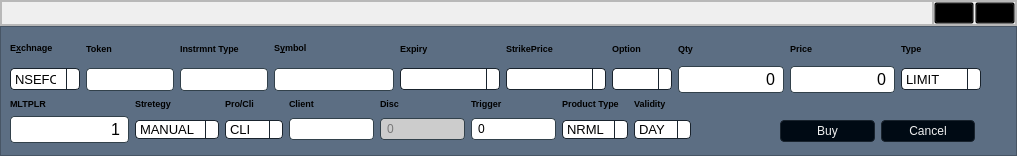
<?xml version="1.0" encoding="UTF-8"?>
<ui version="4.0">
 <class>MainWindow</class>
 <widget class="QMainWindow" name="MainWindow">
  <property name="geometry">
   <rect>
    <x>0</x>
    <y>0</y>
    <width>1017</width>
    <height>156</height>
   </rect>
  </property>
  <property name="tabletTracking">
   <bool>false</bool>
  </property>
  <property name="focusPolicy">
   <enum>Qt::TabFocus</enum>
  </property>
  <property name="windowTitle">
   <string>MainWindow</string>
  </property>
  <property name="styleSheet">
   <string notr="true"/>
  </property>
  <widget class="QWidget" name="centralwidget">
   <property name="styleSheet">
    <string notr="true"/>
   </property>
   <layout class="QGridLayout" name="gridLayout">
    <property name="leftMargin">
     <number>0</number>
    </property>
    <property name="topMargin">
     <number>0</number>
    </property>
    <property name="rightMargin">
     <number>0</number>
    </property>
    <property name="bottomMargin">
     <number>0</number>
    </property>
    <property name="spacing">
     <number>0</number>
    </property>
    <item row="1" column="1" colspan="2" alignment="Qt::AlignTop">
     <widget class="QFrame" name="headerFrame">
      <property name="frameShape">
       <enum>QFrame::StyledPanel</enum>
      </property>
      <property name="frameShadow">
       <enum>QFrame::Raised</enum>
      </property>
      <layout class="QGridLayout" name="gridLayout_5">
       <property name="leftMargin">
        <number>0</number>
       </property>
       <property name="topMargin">
        <number>0</number>
       </property>
       <property name="rightMargin">
        <number>0</number>
       </property>
       <property name="bottomMargin">
        <number>0</number>
       </property>
       <property name="spacing">
        <number>0</number>
       </property>
       <item row="0" column="0">
        <widget class="QFrame" name="frame">
         <property name="sizePolicy">
          <sizepolicy hsizetype="Expanding" vsizetype="Expanding">
           <horstretch>0</horstretch>
           <verstretch>0</verstretch>
          </sizepolicy>
         </property>
         <property name="frameShape">
          <enum>QFrame::StyledPanel</enum>
         </property>
         <property name="frameShadow">
          <enum>QFrame::Raised</enum>
         </property>
        </widget>
       </item>
       <item row="0" column="1" alignment="Qt::AlignRight">
        <widget class="QFrame" name="frame_2">
         <property name="sizePolicy">
          <sizepolicy hsizetype="Maximum" vsizetype="Maximum">
           <horstretch>0</horstretch>
           <verstretch>0</verstretch>
          </sizepolicy>
         </property>
         <property name="frameShape">
          <enum>QFrame::StyledPanel</enum>
         </property>
         <property name="frameShadow">
          <enum>QFrame::Raised</enum>
         </property>
         <layout class="QHBoxLayout" name="horizontalLayout">
          <property name="spacing">
           <number>1</number>
          </property>
          <property name="leftMargin">
           <number>0</number>
          </property>
          <property name="topMargin">
           <number>0</number>
          </property>
          <property name="rightMargin">
           <number>0</number>
          </property>
          <property name="bottomMargin">
           <number>0</number>
          </property>
          <item>
           <widget class="QPushButton" name="bt_min">
            <property name="sizePolicy">
             <sizepolicy hsizetype="Maximum" vsizetype="Maximum">
              <horstretch>0</horstretch>
              <verstretch>0</verstretch>
             </sizepolicy>
            </property>
            <property name="styleSheet">
             <string notr="true">background-color: transparent;</string>
            </property>
            <property name="text">
             <string/>
            </property>
            <property name="icon">
             <iconset resource="../icons/icons.qrc">
              <normaloff>:/icon1/minus.svg</normaloff>:/icon1/minus.svg</iconset>
            </property>
           </widget>
          </item>
          <item>
           <widget class="QPushButton" name="bt_close">
            <property name="sizePolicy">
             <sizepolicy hsizetype="Maximum" vsizetype="Maximum">
              <horstretch>0</horstretch>
              <verstretch>0</verstretch>
             </sizepolicy>
            </property>
            <property name="styleSheet">
             <string notr="true">background-color: transparent;</string>
            </property>
            <property name="text">
             <string/>
            </property>
            <property name="icon">
             <iconset resource="../icons/icons.qrc">
              <normaloff>:/icon1/x.svg</normaloff>:/icon1/x.svg</iconset>
            </property>
           </widget>
          </item>
         </layout>
        </widget>
       </item>
      </layout>
     </widget>
    </item>
    <item row="2" column="1" colspan="2">
     <widget class="QFrame" name="frame_3">
      <property name="sizePolicy">
       <sizepolicy hsizetype="Expanding" vsizetype="Expanding">
        <horstretch>0</horstretch>
        <verstretch>0</verstretch>
       </sizepolicy>
      </property>
      <property name="styleSheet">
       <string notr="true">QWidget {

background-color: rgb(92, 110, 131);
}
QPushButton {
  background-color: #000a14;
  border: 1px solid #19232d;
  color: #F0F0F0;
  border-radius: 4px;
  padding: 3px;
  outline: none;
  /* Issue #194 - Special case of QPushButton inside dialogs, for better UI */
  min-width: 20px;
}

QPushButton:disabled {
  background-color: #19232d;
  border: 1px solid #19232d;
  color: #787878;
  border-radius: 4px;
  padding: 3px;
}

QPushButton:checked {
  background-color: #19232d;
  border: 1px solid #19232d;
  border-radius: 4px;
  padding: 3px;
  outline: none;
}

QPushButton:checked:disabled {
  background-color: #000A14;
  border: 1px solid #19232d;
  color: #787878;
  border-radius: 4px;
  padding: 3px;
  outline: none;
}

QPushButton:checked:selected {
  background: #1464A0;
  color: #19232d;
}

QPushButton::menu-indicator {
  subcontrol-origin: padding;
  subcontrol-position: bottom right;
  bottom: 4px;
}

QPushButton:pressed {
  background-color: #000A14;
  border: 1px solid #000A14;
}

QPushButton:pressed:hover {
/*  border: 1px solid #148CD2;*/
  background-color: #148CD2;
}

QPushButton:hover {
  background-color: #148CD2;    
}

QPushButton:selected {
  background: #1464A0;
  color: #19232d;
}

QPushButton:hover {
  border: 1px solid #148CD2;
  color: #F0F0F0;
}

QPushButton:focus {
  border: 1px solid #1464A0;
}



QComboBox {
  background-color: #ffffff;
  border: 1px solid #19232d;
  border-radius: 4px;
  selection-background-color: #1464A0;
  padding-left: 4px;
  padding-right: 10px;
color:111111;
  /* 4 + 16*2 See scrollbar size */
  /* Fixes #103, #111 */
  min-height: 1.5em;
  /* padding-top: 2px;     removed to fix #132 */
  /* padding-bottom: 2px;  removed to fix #132 */
  /* min-width: 75px;      removed to fix #109 */
  /* Needed to remove indicator - fix #132 */
}

QComboBox QAbstractItemView {
  border: 1px solid #19232d;
  border-radius: 0;
  background-color: #eeeeee;
  color: #111111;
  selection-background-color: #1464A0;
}

QComboBox QAbstractItemView:hover {
  background-color: #eeeeee;
  color: #111111;
}

QComboBox QAbstractItemView:selected {
  background: #1464A0;
  color: #19232d;
}

QComboBox QAbstractItemView:alternate {
  background: #eeeeee;
}

QComboBox:disabled {
  background-color: #dddddd;
  color: #787878;
}

QComboBox:hover {
  border: 1px solid #148CD2;
}

QComboBox:focus {
  background-color: #1464A0;
  border: 1px solid #1464A0;
}

QComboBox:on {
  selection-background-color: #1464A0;
}

QComboBox::indicator {
  border: none;
  border-radius: 0;
  background-color: transparent;
  selection-background-color: transparent;
  color: transparent;
  selection-color: transparent;
  /* Needed to remove indicator - fix #132 */
}

QComboBox::indicator:alternate {
  background: #000A14;
}

QComboBox::item:alternate {
  background: #000A14;
}


QComboBox::item:selected {
  border: 0px solid transparent;
}

QComboBox::drop-down {
  subcontrol-origin: padding;
  subcontrol-position: top right;
  width: 12px;
  border-left: 1px solid #19232d;
}

QComboBox::down-arrow {
  image: url(&quot;:/qss_icons/rc/arrow_down_disabled.png&quot;);
  height: 8px;
  width: 8px;
}

QComboBox::down-arrow:on, QComboBox::down-arrow:hover, QComboBox::down-arrow:focus {
  image: url(&quot;:/qss_icons/rc/arrow_down.png&quot;);
}


QLineEdit {
  background-color: #ffffff;
  padding-top: 2px;
  /* This QLineEdit fix  103, 111 */
  padding-bottom: 2px;
  /* This QLineEdit fix  103, 111 */
  padding-left: 4px;
  padding-right: 4px;
  border-style: solid;
  border: 1px solid #32414B;
  border-radius: 4px;
  color: 000000;
}

QLineEdit:disabled {
  background-color: #cccccc;
  color: #787878;
}

QLineEdit:hover {
  border: 1px solid #148CD2;
  color: #000000;
}

QLineEdit:focus {
  border: 1px solid #1464A0;
}

QLineEdit:selected {
  background-color: #1464A0;
  color: #000000;
}
</string>
      </property>
      <property name="frameShape">
       <enum>QFrame::StyledPanel</enum>
      </property>
      <property name="frameShadow">
       <enum>QFrame::Raised</enum>
      </property>
      <widget class="QWidget" name="layoutWidget">
       <property name="geometry">
        <rect>
         <x>10</x>
         <y>10</y>
         <width>971</width>
         <height>57</height>
        </rect>
       </property>
       <layout class="QGridLayout" name="gridLayout_2">
        <item row="1" column="0">
         <widget class="QComboBox" name="cbEx">
          <property name="sizePolicy">
           <sizepolicy hsizetype="Maximum" vsizetype="Maximum">
            <horstretch>0</horstretch>
            <verstretch>0</verstretch>
           </sizepolicy>
          </property>
          <property name="minimumSize">
           <size>
            <width>70</width>
            <height>22</height>
           </size>
          </property>
          <property name="font">
           <font>
            <pointsize>10</pointsize>
           </font>
          </property>
          <property name="styleSheet">
           <string notr="true"/>
          </property>
          <item>
           <property name="text">
            <string>NSEFO</string>
           </property>
          </item>
          <item>
           <property name="text">
            <string>MCXFO</string>
           </property>
          </item>
         </widget>
        </item>
        <item row="0" column="7">
         <widget class="QLabel" name="label_15">
          <property name="font">
           <font>
            <pointsize>7</pointsize>
            <weight>75</weight>
            <bold>true</bold>
           </font>
          </property>
          <property name="styleSheet">
           <string notr="true"/>
          </property>
          <property name="text">
           <string>Option</string>
          </property>
         </widget>
        </item>
        <item row="0" column="5">
         <widget class="QLabel" name="label_13">
          <property name="font">
           <font>
            <pointsize>7</pointsize>
            <weight>75</weight>
            <bold>true</bold>
           </font>
          </property>
          <property name="styleSheet">
           <string notr="true"/>
          </property>
          <property name="text">
           <string>Expiry</string>
          </property>
         </widget>
        </item>
        <item row="1" column="6">
         <widget class="QComboBox" name="cbStrike">
          <property name="minimumSize">
           <size>
            <width>100</width>
            <height>22</height>
           </size>
          </property>
          <property name="font">
           <font>
            <pointsize>10</pointsize>
           </font>
          </property>
          <property name="styleSheet">
           <string notr="true"/>
          </property>
         </widget>
        </item>
        <item row="0" column="2">
         <widget class="QLabel" name="label_7">
          <property name="font">
           <font>
            <pointsize>7</pointsize>
            <weight>75</weight>
            <bold>true</bold>
           </font>
          </property>
          <property name="styleSheet">
           <string notr="true"/>
          </property>
          <property name="text">
           <string>Token</string>
          </property>
         </widget>
        </item>
        <item row="1" column="9">
         <widget class="QLineEdit" name="leRate">
          <property name="minimumSize">
           <size>
            <width>100</width>
            <height>0</height>
           </size>
          </property>
          <property name="font">
           <font>
            <pointsize>12</pointsize>
           </font>
          </property>
          <property name="styleSheet">
           <string notr="true"/>
          </property>
          <property name="text">
           <string>0</string>
          </property>
          <property name="alignment">
           <set>Qt::AlignRight|Qt::AlignTrailing|Qt::AlignVCenter</set>
          </property>
         </widget>
        </item>
        <item row="0" column="8">
         <widget class="QLabel" name="label_8">
          <property name="font">
           <font>
            <pointsize>7</pointsize>
            <weight>75</weight>
            <bold>true</bold>
           </font>
          </property>
          <property name="styleSheet">
           <string notr="true"/>
          </property>
          <property name="text">
           <string>Qty</string>
          </property>
         </widget>
        </item>
        <item row="1" column="5">
         <widget class="QComboBox" name="cbExp">
          <property name="minimumSize">
           <size>
            <width>100</width>
            <height>22</height>
           </size>
          </property>
          <property name="font">
           <font>
            <pointsize>10</pointsize>
           </font>
          </property>
          <property name="styleSheet">
           <string notr="true"/>
          </property>
         </widget>
        </item>
        <item row="1" column="7">
         <widget class="QComboBox" name="cbOpt">
          <property name="minimumSize">
           <size>
            <width>60</width>
            <height>22</height>
           </size>
          </property>
          <property name="font">
           <font>
            <pointsize>10</pointsize>
           </font>
          </property>
          <property name="styleSheet">
           <string notr="true"/>
          </property>
         </widget>
        </item>
        <item row="0" column="0">
         <widget class="QLabel" name="label_3">
          <property name="font">
           <font>
            <pointsize>7</pointsize>
            <weight>75</weight>
            <bold>true</bold>
           </font>
          </property>
          <property name="styleSheet">
           <string notr="true"/>
          </property>
          <property name="text">
           <string>&lt;html&gt;&lt;head/&gt;&lt;body&gt;&lt;p&gt;E&lt;span style=&quot; text-decoration: underline;&quot;&gt;x&lt;/span&gt;chnage&lt;/p&gt;&lt;/body&gt;&lt;/html&gt;</string>
          </property>
         </widget>
        </item>
        <item row="0" column="10">
         <widget class="QLabel" name="label_4">
          <property name="font">
           <font>
            <pointsize>7</pointsize>
            <weight>75</weight>
            <bold>true</bold>
           </font>
          </property>
          <property name="styleSheet">
           <string notr="true"/>
          </property>
          <property name="text">
           <string>Type</string>
          </property>
         </widget>
        </item>
        <item row="1" column="10">
         <widget class="QComboBox" name="cbOrdType">
          <property name="minimumSize">
           <size>
            <width>80</width>
            <height>22</height>
           </size>
          </property>
          <property name="font">
           <font>
            <pointsize>10</pointsize>
           </font>
          </property>
          <property name="styleSheet">
           <string notr="true"/>
          </property>
          <item>
           <property name="text">
            <string>LIMIT</string>
           </property>
          </item>
          <item>
           <property name="text">
            <string>MARKET</string>
           </property>
          </item>
          <item>
           <property name="text">
            <string>SL</string>
           </property>
          </item>
          <item>
           <property name="text">
            <string>SL-M</string>
           </property>
          </item>
         </widget>
        </item>
        <item row="1" column="2">
         <widget class="QLineEdit" name="leToken">
          <property name="minimumSize">
           <size>
            <width>70</width>
            <height>0</height>
           </size>
          </property>
          <property name="font">
           <font>
            <pointsize>10</pointsize>
           </font>
          </property>
          <property name="styleSheet">
           <string notr="true"/>
          </property>
          <property name="text">
           <string/>
          </property>
         </widget>
        </item>
        <item row="0" column="6">
         <widget class="QLabel" name="label_14">
          <property name="font">
           <font>
            <pointsize>7</pointsize>
            <weight>75</weight>
            <bold>true</bold>
           </font>
          </property>
          <property name="styleSheet">
           <string notr="true"/>
          </property>
          <property name="text">
           <string>StrikePrice</string>
          </property>
         </widget>
        </item>
        <item row="1" column="4">
         <widget class="QLineEdit" name="leSymbol">
          <property name="minimumSize">
           <size>
            <width>120</width>
            <height>0</height>
           </size>
          </property>
          <property name="font">
           <font>
            <pointsize>10</pointsize>
           </font>
          </property>
          <property name="styleSheet">
           <string notr="true"/>
          </property>
          <property name="text">
           <string/>
          </property>
         </widget>
        </item>
        <item row="1" column="8">
         <widget class="QLineEdit" name="leQty">
          <property name="minimumSize">
           <size>
            <width>80</width>
            <height>0</height>
           </size>
          </property>
          <property name="font">
           <font>
            <pointsize>12</pointsize>
           </font>
          </property>
          <property name="styleSheet">
           <string notr="true"/>
          </property>
          <property name="text">
           <string>0</string>
          </property>
          <property name="alignment">
           <set>Qt::AlignRight|Qt::AlignTrailing|Qt::AlignVCenter</set>
          </property>
         </widget>
        </item>
        <item row="1" column="3">
         <widget class="QLineEdit" name="leInsType">
          <property name="minimumSize">
           <size>
            <width>80</width>
            <height>0</height>
           </size>
          </property>
          <property name="font">
           <font>
            <pointsize>10</pointsize>
           </font>
          </property>
          <property name="styleSheet">
           <string notr="true"/>
          </property>
          <property name="text">
           <string/>
          </property>
         </widget>
        </item>
        <item row="0" column="3">
         <widget class="QLabel" name="label_5">
          <property name="font">
           <font>
            <pointsize>7</pointsize>
            <weight>75</weight>
            <bold>true</bold>
           </font>
          </property>
          <property name="styleSheet">
           <string notr="true"/>
          </property>
          <property name="text">
           <string>Instrmnt Type</string>
          </property>
         </widget>
        </item>
        <item row="0" column="9">
         <widget class="QLabel" name="label_9">
          <property name="font">
           <font>
            <pointsize>7</pointsize>
            <weight>75</weight>
            <bold>true</bold>
           </font>
          </property>
          <property name="styleSheet">
           <string notr="true"/>
          </property>
          <property name="text">
           <string>Price</string>
          </property>
         </widget>
        </item>
        <item row="0" column="4">
         <widget class="QLabel" name="label_6">
          <property name="font">
           <font>
            <pointsize>7</pointsize>
            <weight>75</weight>
            <bold>true</bold>
           </font>
          </property>
          <property name="styleSheet">
           <string notr="true"/>
          </property>
          <property name="text">
           <string>&lt;html&gt;&lt;head/&gt;&lt;body&gt;&lt;p&gt;S&lt;span style=&quot; text-decoration: underline;&quot;&gt;y&lt;/span&gt;mbol&lt;/p&gt;&lt;/body&gt;&lt;/html&gt;</string>
          </property>
         </widget>
        </item>
       </layout>
      </widget>
      <widget class="QWidget" name="layoutWidget_2">
       <property name="geometry">
        <rect>
         <x>10</x>
         <y>70</y>
         <width>681</width>
         <height>47</height>
        </rect>
       </property>
       <layout class="QGridLayout" name="gridLayout_3">
        <item row="1" column="1">
         <widget class="QComboBox" name="cbStretegyNo">
          <property name="font">
           <font>
            <pointsize>10</pointsize>
           </font>
          </property>
          <property name="styleSheet">
           <string notr="true"/>
          </property>
          <item>
           <property name="text">
            <string>MANUAL</string>
           </property>
          </item>
         </widget>
        </item>
        <item row="0" column="6">
         <widget class="QLabel" name="label_18">
          <property name="font">
           <font>
            <pointsize>7</pointsize>
            <weight>75</weight>
            <bold>true</bold>
           </font>
          </property>
          <property name="styleSheet">
           <string notr="true"/>
          </property>
          <property name="text">
           <string>Product Type</string>
          </property>
         </widget>
        </item>
        <item row="1" column="4">
         <widget class="QLineEdit" name="leDiscQ">
          <property name="enabled">
           <bool>false</bool>
          </property>
          <property name="styleSheet">
           <string notr="true"/>
          </property>
          <property name="text">
           <string>0</string>
          </property>
         </widget>
        </item>
        <item row="1" column="7">
         <widget class="QComboBox" name="cbValidity">
          <property name="font">
           <font>
            <pointsize>10</pointsize>
           </font>
          </property>
          <property name="styleSheet">
           <string notr="true"/>
          </property>
          <item>
           <property name="text">
            <string>DAY</string>
           </property>
          </item>
          <item>
           <property name="text">
            <string>IOC</string>
           </property>
          </item>
         </widget>
        </item>
        <item row="0" column="7">
         <widget class="QLabel" name="label_19">
          <property name="font">
           <font>
            <pointsize>7</pointsize>
            <weight>75</weight>
            <bold>true</bold>
           </font>
          </property>
          <property name="styleSheet">
           <string notr="true"/>
          </property>
          <property name="text">
           <string>Validity</string>
          </property>
         </widget>
        </item>
        <item row="0" column="2">
         <widget class="QLabel" name="label_16">
          <property name="font">
           <font>
            <pointsize>7</pointsize>
            <weight>75</weight>
            <bold>true</bold>
           </font>
          </property>
          <property name="styleSheet">
           <string notr="true"/>
          </property>
          <property name="text">
           <string>Pro/Cli</string>
          </property>
         </widget>
        </item>
        <item row="0" column="1">
         <widget class="QLabel" name="label_20">
          <property name="font">
           <font>
            <pointsize>7</pointsize>
            <weight>75</weight>
            <bold>true</bold>
           </font>
          </property>
          <property name="styleSheet">
           <string notr="true"/>
          </property>
          <property name="text">
           <string>Stretegy</string>
          </property>
         </widget>
        </item>
        <item row="1" column="6">
         <widget class="QComboBox" name="cbProduct">
          <property name="font">
           <font>
            <pointsize>10</pointsize>
           </font>
          </property>
          <property name="styleSheet">
           <string notr="true"/>
          </property>
          <item>
           <property name="text">
            <string>NRML</string>
           </property>
          </item>
          <item>
           <property name="text">
            <string>MIS</string>
           </property>
          </item>
          <item>
           <property name="text">
            <string>CO</string>
           </property>
          </item>
          <item>
           <property name="text">
            <string>BO</string>
           </property>
          </item>
         </widget>
        </item>
        <item row="1" column="2">
         <widget class="QComboBox" name="cbCli">
          <property name="font">
           <font>
            <pointsize>10</pointsize>
           </font>
          </property>
          <property name="styleSheet">
           <string notr="true"/>
          </property>
          <item>
           <property name="text">
            <string>CLI</string>
           </property>
          </item>
          <item>
           <property name="text">
            <string>PRO</string>
           </property>
          </item>
         </widget>
        </item>
        <item row="0" column="4">
         <widget class="QLabel" name="label_12">
          <property name="font">
           <font>
            <pointsize>7</pointsize>
            <weight>75</weight>
            <bold>true</bold>
           </font>
          </property>
          <property name="styleSheet">
           <string notr="true"/>
          </property>
          <property name="text">
           <string>Disc</string>
          </property>
         </widget>
        </item>
        <item row="1" column="3">
         <widget class="QLineEdit" name="leClient">
          <property name="styleSheet">
           <string notr="true"/>
          </property>
          <property name="text">
           <string/>
          </property>
         </widget>
        </item>
        <item row="0" column="3">
         <widget class="QLabel" name="label_11">
          <property name="font">
           <font>
            <pointsize>7</pointsize>
            <weight>75</weight>
            <bold>true</bold>
           </font>
          </property>
          <property name="styleSheet">
           <string notr="true"/>
          </property>
          <property name="text">
           <string>Client</string>
          </property>
         </widget>
        </item>
        <item row="1" column="0">
         <widget class="QLineEdit" name="leMLT">
          <property name="font">
           <font>
            <pointsize>12</pointsize>
           </font>
          </property>
          <property name="text">
           <string>1</string>
          </property>
          <property name="alignment">
           <set>Qt::AlignRight|Qt::AlignTrailing|Qt::AlignVCenter</set>
          </property>
         </widget>
        </item>
        <item row="0" column="0">
         <widget class="QLabel" name="label_21">
          <property name="font">
           <font>
            <pointsize>7</pointsize>
            <weight>75</weight>
            <bold>true</bold>
           </font>
          </property>
          <property name="styleSheet">
           <string notr="true"/>
          </property>
          <property name="text">
           <string>MLTPLR</string>
          </property>
         </widget>
        </item>
        <item row="0" column="5">
         <widget class="QLabel" name="label_17">
          <property name="font">
           <font>
            <pointsize>7</pointsize>
            <weight>75</weight>
            <bold>true</bold>
           </font>
          </property>
          <property name="styleSheet">
           <string notr="true"/>
          </property>
          <property name="text">
           <string>Trigger</string>
          </property>
         </widget>
        </item>
        <item row="1" column="5">
         <widget class="QLineEdit" name="leTrigger">
          <property name="enabled">
           <bool>true</bool>
          </property>
          <property name="styleSheet">
           <string notr="true"/>
          </property>
          <property name="text">
           <string>0</string>
          </property>
         </widget>
        </item>
       </layout>
      </widget>
      <widget class="QWidget" name="layoutWidget_3">
       <property name="geometry">
        <rect>
         <x>780</x>
         <y>90</y>
         <width>195</width>
         <height>30</height>
        </rect>
       </property>
       <layout class="QGridLayout" name="gridLayout_4">
        <item row="0" column="0">
         <widget class="QPushButton" name="pbSubmit">
          <property name="styleSheet">
           <string notr="true"/>
          </property>
          <property name="text">
           <string>Buy</string>
          </property>
         </widget>
        </item>
        <item row="0" column="1">
         <widget class="QPushButton" name="pbCancel">
          <property name="styleSheet">
           <string notr="true"/>
          </property>
          <property name="text">
           <string>Cancel</string>
          </property>
         </widget>
        </item>
       </layout>
      </widget>
     </widget>
    </item>
   </layout>
  </widget>
 </widget>
 <tabstops>
  <tabstop>cbEx</tabstop>
  <tabstop>leToken</tabstop>
  <tabstop>leInsType</tabstop>
  <tabstop>leSymbol</tabstop>
  <tabstop>cbExp</tabstop>
  <tabstop>cbStrike</tabstop>
  <tabstop>cbOpt</tabstop>
  <tabstop>leQty</tabstop>
  <tabstop>leRate</tabstop>
  <tabstop>cbOrdType</tabstop>
  <tabstop>leMLT</tabstop>
  <tabstop>cbStretegyNo</tabstop>
  <tabstop>cbCli</tabstop>
  <tabstop>leClient</tabstop>
  <tabstop>leDiscQ</tabstop>
  <tabstop>leTrigger</tabstop>
  <tabstop>cbProduct</tabstop>
  <tabstop>cbValidity</tabstop>
  <tabstop>pbSubmit</tabstop>
  <tabstop>pbCancel</tabstop>
  <tabstop>bt_close</tabstop>
  <tabstop>bt_min</tabstop>
 </tabstops>
 <resources>
  <include location="../icons/icons.qrc"/>
 </resources>
 <connections/>
</ui>
